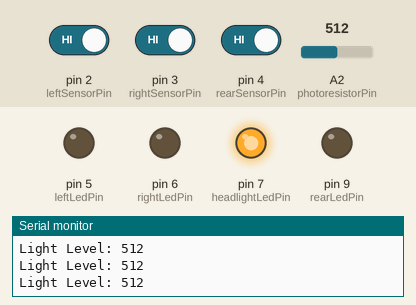
A sketch run on a simulated Arduino Uno, built with avr-gcc and run on an emulated ATmega328P. On the bench: output pins drawn as LEDs (lit = HIGH), the last lines printed to the serial monitor. The inputs (shaded band) are chosen by the test bench; at power-on: A2 (photoresistorPin) = 512, pin 2 (leftSensorPin) HIGH, pin 3 (rightSensorPin) HIGH, pin 4 (rearSensorPin) HIGH.

Above: at 1.3 s.
1.4 s: A2 (photoresistorPin) set to 313
2.9 s: A2 (photoresistorPin) set to 283
At 4.2 s:
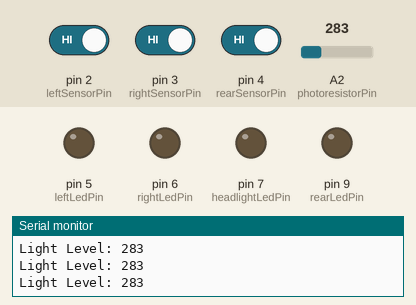
4.5 s: pin 2 (leftSensorPin) driven LOW
At 5.4 s:
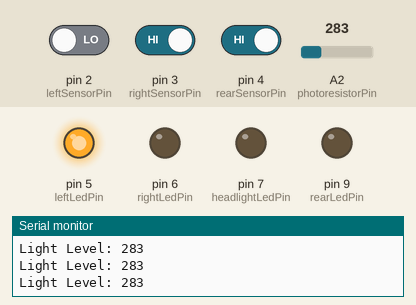
6.0 s: pin 3 (rightSensorPin) driven LOW
At 6.6 s:
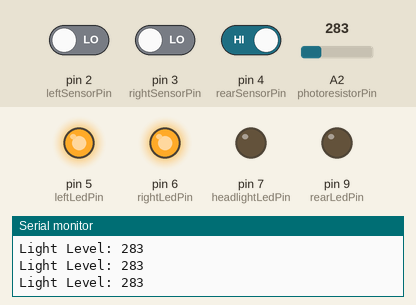
7.5 s: pin 4 (rearSensorPin) driven LOW
At 7.8 s:
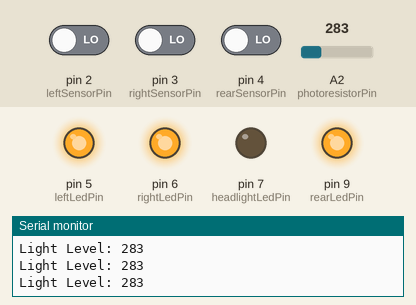
9.0 s: pin 2 (leftSensorPin) driven HIGH
At 10.2 s:
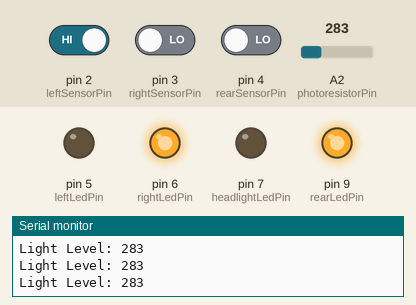
Timing chart, 0 to 11.5 s (numbered marks = the images above; inputs shaded):
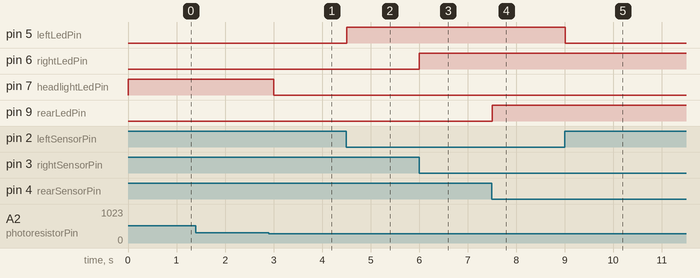

The sketch:

BlindspotRearHeadlights.ino
```cpp
#include <Arduino.h>

// Pin assignments for LEDs
int leftLedPin = 5;  // Left LED
int rightLedPin = 6; // Right LED
int rearLedPin = 9; // Rear LED
int headlightLedPin = 7; // Headlight reminder LED

// Pin assignments for sensors
int leftSensorPin = 2;  // Left sensor
int rightSensorPin = 3; // Right sensor
int rearSensorPin = 4;  // Rear sensor

// Pin assignment for photoresistor
int photoresistorPin = A2;

// Threshold for darkness detection
int darknessThreshold = 300; // Adjust this value if needed

void setup() {
  // Define LEDs as output
  pinMode(leftLedPin, OUTPUT);
  pinMode(rightLedPin, OUTPUT);
  pinMode(rearLedPin, OUTPUT);
  pinMode(headlightLedPin, OUTPUT);

  // Define sensors as input
  pinMode(leftSensorPin, INPUT);
  pinMode(rightSensorPin, INPUT);
  pinMode(rearSensorPin, INPUT);

  // Initialize Serial Monitor
  Serial.begin(9600);
}

void loop() {
  int leftVal = digitalRead(leftSensorPin);  // Read left sensor
  int rightVal = digitalRead(rightSensorPin); // Read right sensor
  int rearVal = digitalRead(rearSensorPin);  // Read rear sensor

  // Control LEDs based on sensor values (turns on LED if obstacle detected)
  digitalWrite(leftLedPin, leftVal == LOW ? HIGH : LOW);  // Left LED
  digitalWrite(rightLedPin, rightVal == LOW ? HIGH : LOW); // Right LED
  digitalWrite(rearLedPin, rearVal == LOW ? HIGH : LOW);  // Rear LED

  // Read the light level from the photoresistor
  int lightLevel = analogRead(photoresistorPin);

  // Print the light level, will help you debug your darkness threshold
  Serial.print("Light Level: ");
  Serial.println(lightLevel);

  // Check if the light level is below the threshold
  if (lightLevel < darknessThreshold) {
    digitalWrite(headlightLedPin, LOW); // Turn on reminder LED
  } else {
    digitalWrite(headlightLedPin, HIGH); // Turn off reminder LED
  }

  delay(500); // Add a delay
}
```

Measured:
- the behaviour switches between 300 and 299 on A2 (photoresistorPin) (found by bisection; images 0 and 1)
- after the input at 2.9 s, pin 7 (headlightLedPin): HIGH → LOW after 0.10 s
- after the input at 4.5 s, pin 5 (leftLedPin): LOW → HIGH at once
- after the input at 6.0 s, pin 6 (rightLedPin): LOW → HIGH at once
- after the input at 7.5 s, pin 9 (rearLedPin): LOW → HIGH at once
- after the input at 9.0 s, pin 5 (leftLedPin): HIGH → LOW at once
